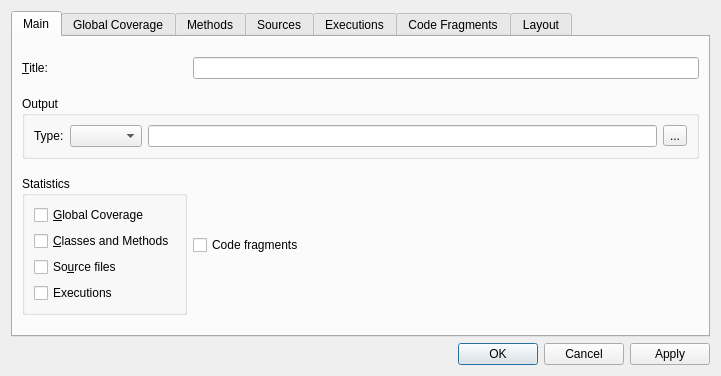
<?xml version="1.0" encoding="UTF-8"?>
<ui version="4.0">
 <class>WHTMLReportUI</class>
 <widget class="QDialog" name="WHTMLReportUI">
  <property name="geometry">
   <rect>
    <x>0</x>
    <y>0</y>
    <width>721</width>
    <height>376</height>
   </rect>
  </property>
  <property name="windowTitle">
   <string>Dialog</string>
  </property>
  <layout class="QVBoxLayout">
   <item>
    <widget class="QTabWidget" name="tabs_p">
     <property name="currentIndex">
      <number>0</number>
     </property>
     <widget class="QWidget" name="tab_main">
      <attribute name="title">
       <string>Main</string>
      </attribute>
      <layout class="QGridLayout" name="gridLayout">
       <item row="0" column="0">
        <widget class="QLabel" name="label_2">
         <property name="text">
          <string>&amp;Title:</string>
         </property>
         <property name="buddy">
          <cstring>title_p</cstring>
         </property>
        </widget>
       </item>
       <item row="0" column="1">
        <widget class="QLineEdit" name="title_p"/>
       </item>
       <item row="1" column="0" colspan="2">
        <widget class="QGroupBox" name="groupBox_8">
         <property name="sizePolicy">
          <sizepolicy hsizetype="Preferred" vsizetype="Maximum">
           <horstretch>0</horstretch>
           <verstretch>0</verstretch>
          </sizepolicy>
         </property>
         <property name="title">
          <string>Output</string>
         </property>
         <layout class="QHBoxLayout" name="horizontalLayout">
          <item>
           <widget class="QLabel" name="label">
            <property name="text">
             <string>Type:</string>
            </property>
           </widget>
          </item>
          <item>
           <widget class="QComboBox" name="file_type_p"/>
          </item>
          <item>
           <widget class="QLineEdit" name="file_p"/>
          </item>
          <item>
           <widget class="QToolButton" name="file_browse_p">
            <property name="text">
             <string>...</string>
            </property>
           </widget>
          </item>
         </layout>
        </widget>
       </item>
       <item row="2" column="0">
        <widget class="QGroupBox" name="groupBox">
         <property name="title">
          <string>Statistics</string>
         </property>
         <layout class="QVBoxLayout">
          <item>
           <widget class="QCheckBox" name="statistic_global_coverage_p">
            <property name="text">
             <string>&amp;Global Coverage</string>
            </property>
           </widget>
          </item>
          <item>
           <widget class="QCheckBox" name="statistic_method_p">
            <property name="text">
             <string>&amp;Classes and Methods</string>
            </property>
           </widget>
          </item>
          <item>
           <widget class="QCheckBox" name="statistic_sources_p">
            <property name="text">
             <string>So&amp;urce files</string>
            </property>
           </widget>
          </item>
          <item>
           <widget class="QCheckBox" name="statistic_executions_p">
            <property name="text">
             <string>Executions</string>
            </property>
           </widget>
          </item>
         </layout>
        </widget>
       </item>
       <item row="2" column="1">
        <widget class="QCheckBox" name="code_fragments_p">
         <property name="text">
          <string>Code fragments</string>
         </property>
        </widget>
       </item>
      </layout>
     </widget>
     <widget class="QWidget" name="tab_global_coverage">
      <attribute name="title">
       <string>Global Coverage</string>
      </attribute>
      <layout class="QGridLayout">
       <item row="0" column="0">
        <widget class="QLabel" name="label_8">
         <property name="text">
          <string>&amp;Level:</string>
         </property>
         <property name="buddy">
          <cstring>executions_level_p</cstring>
         </property>
        </widget>
       </item>
       <item row="0" column="1">
        <widget class="QSpinBox" name="global_coverage_level_p">
         <property name="minimum">
          <number>1</number>
         </property>
         <property name="maximum">
          <number>999999</number>
         </property>
        </widget>
       </item>
       <item row="0" column="2">
        <widget class="QGroupBox" name="global_coverage_level_output_p">
         <property name="title">
          <string>Output</string>
         </property>
         <layout class="QGridLayout">
          <item row="0" column="0" colspan="2">
           <widget class="QRadioButton" name="global_coverage_output_all_level_p">
            <property name="text">
             <string>Statistics for each &amp;intermediary level</string>
            </property>
           </widget>
          </item>
          <item row="1" column="0" colspan="2">
           <widget class="QRadioButton" name="global_coverage_output_selected_level_p">
            <property name="text">
             <string>Statistics for the selected level only</string>
            </property>
            <property name="checked">
             <bool>true</bool>
            </property>
           </widget>
          </item>
          <item row="2" column="0" colspan="2">
           <widget class="QRadioButton" name="global_coverage_output_selected_level_and_level_1_p">
            <property name="text">
             <string>Statistics for the selected level and the level 1</string>
            </property>
           </widget>
          </item>
          <item row="3" column="0">
           <widget class="QLabel" name="label_18">
            <property name="text">
             <string>Maximum number of intermediate levels:</string>
            </property>
            <property name="buddy">
             <cstring>methods_max_intermediate_levels_p</cstring>
            </property>
           </widget>
          </item>
          <item row="3" column="1">
           <widget class="QSpinBox" name="global_coverage_max_intermediate_levels_p">
            <property name="minimum">
             <number>1</number>
            </property>
           </widget>
          </item>
         </layout>
        </widget>
       </item>
       <item row="1" column="0" colspan="3">
        <widget class="QGroupBox" name="global_coverage_watermarks_p">
         <property name="title">
          <string>Watermarks</string>
         </property>
         <layout class="QGridLayout">
          <item row="0" column="0">
           <widget class="QLabel" name="textLabel1_2_2">
            <property name="text">
             <string>&lt;font color=&quot;#ff8000&quot;&gt;Medium&lt;/font&gt;/&lt;font color=&quot;#00ff00&quot;&gt;High&lt;/font&gt; Coverage Level:</string>
            </property>
            <property name="alignment">
             <set>Qt::AlignVCenter</set>
            </property>
           </widget>
          </item>
          <item row="0" column="1">
           <widget class="QDoubleSpinBox" name="global_coverage_watermark_medium_level_p">
            <property name="sizePolicy">
             <sizepolicy hsizetype="Maximum" vsizetype="Fixed">
              <horstretch>0</horstretch>
              <verstretch>0</verstretch>
             </sizepolicy>
            </property>
            <property name="suffix">
             <string>%</string>
            </property>
            <property name="maximum">
             <double>100.000000000000000</double>
            </property>
           </widget>
          </item>
          <item row="1" column="0">
           <widget class="QLabel" name="textLabel1_2">
            <property name="text">
             <string>&lt;font color=&quot;#ff0000&quot;&gt;Low&lt;/font&gt;/&lt;font color=&quot;#ff8000&quot;&gt;Medium&lt;/font&gt; Coverage Level:</string>
            </property>
            <property name="alignment">
             <set>Qt::AlignVCenter</set>
            </property>
           </widget>
          </item>
          <item row="1" column="1">
           <widget class="QDoubleSpinBox" name="global_coverage_watermark_low_level_p">
            <property name="sizePolicy">
             <sizepolicy hsizetype="Maximum" vsizetype="Fixed">
              <horstretch>0</horstretch>
              <verstretch>0</verstretch>
             </sizepolicy>
            </property>
            <property name="suffix">
             <string>%</string>
            </property>
            <property name="maximum">
             <double>100.000000000000000</double>
            </property>
           </widget>
          </item>
         </layout>
        </widget>
       </item>
      </layout>
     </widget>
     <widget class="QWidget" name="tab_methods">
      <attribute name="title">
       <string>Methods</string>
      </attribute>
      <layout class="QGridLayout">
       <item row="0" column="0">
        <widget class="QLabel" name="label_7">
         <property name="text">
          <string>&amp;Level:</string>
         </property>
         <property name="buddy">
          <cstring>executions_level_p</cstring>
         </property>
        </widget>
       </item>
       <item row="0" column="1">
        <widget class="QSpinBox" name="methods_level_p">
         <property name="minimum">
          <number>1</number>
         </property>
         <property name="maximum">
          <number>999999</number>
         </property>
        </widget>
       </item>
       <item row="0" column="2" colspan="2">
        <widget class="QGroupBox" name="methods_level_output_p">
         <property name="title">
          <string>Output</string>
         </property>
         <layout class="QGridLayout">
          <item row="0" column="0" colspan="2">
           <widget class="QRadioButton" name="methods_output_all_level_p">
            <property name="text">
             <string>Statistics for each &amp;intermediary level</string>
            </property>
           </widget>
          </item>
          <item row="1" column="0" colspan="2">
           <widget class="QRadioButton" name="methods_output_selected_level_p">
            <property name="text">
             <string>Statistics for the selected level only</string>
            </property>
            <property name="checked">
             <bool>true</bool>
            </property>
           </widget>
          </item>
          <item row="2" column="0" colspan="2">
           <widget class="QRadioButton" name="methods_output_selected_level_and_level_1_p">
            <property name="text">
             <string>Statistics for the selected level and the level 1</string>
            </property>
           </widget>
          </item>
          <item row="3" column="0">
           <widget class="QLabel" name="label_15">
            <property name="text">
             <string>Maximum number of intermediate levels:</string>
            </property>
            <property name="buddy">
             <cstring>methods_max_intermediate_levels_p</cstring>
            </property>
           </widget>
          </item>
          <item row="3" column="1">
           <widget class="QSpinBox" name="methods_max_intermediate_levels_p">
            <property name="minimum">
             <number>1</number>
            </property>
           </widget>
          </item>
         </layout>
        </widget>
       </item>
       <item row="1" column="0" colspan="2">
        <widget class="QGroupBox" name="groupBox_2">
         <property name="title">
          <string>Exclude Filter</string>
         </property>
         <layout class="QGridLayout">
          <item row="0" column="0" colspan="2">
           <widget class="QCheckBox" name="methods_filter_active_p">
            <property name="text">
             <string>Active</string>
            </property>
           </widget>
          </item>
          <item row="1" column="0">
           <widget class="QLabel" name="label_9">
            <property name="text">
             <string>&amp;Min:</string>
            </property>
            <property name="buddy">
             <cstring>methods_filter_min_p</cstring>
            </property>
           </widget>
          </item>
          <item row="1" column="1">
           <widget class="QDoubleSpinBox" name="methods_filter_min_p">
            <property name="enabled">
             <bool>false</bool>
            </property>
            <property name="sizePolicy">
             <sizepolicy hsizetype="MinimumExpanding" vsizetype="Fixed">
              <horstretch>0</horstretch>
              <verstretch>0</verstretch>
             </sizepolicy>
            </property>
            <property name="maximum">
             <double>100.000000000000000</double>
            </property>
           </widget>
          </item>
          <item row="2" column="0">
           <widget class="QLabel" name="label_10">
            <property name="text">
             <string>&amp;Max:</string>
            </property>
            <property name="buddy">
             <cstring>methods_filter_max_p</cstring>
            </property>
           </widget>
          </item>
          <item row="2" column="1">
           <widget class="QDoubleSpinBox" name="methods_filter_max_p">
            <property name="enabled">
             <bool>false</bool>
            </property>
            <property name="sizePolicy">
             <sizepolicy hsizetype="MinimumExpanding" vsizetype="Fixed">
              <horstretch>0</horstretch>
              <verstretch>0</verstretch>
             </sizepolicy>
            </property>
            <property name="maximum">
             <double>100.000000000000000</double>
            </property>
           </widget>
          </item>
         </layout>
        </widget>
       </item>
       <item row="1" column="2">
        <widget class="QGroupBox" name="methods_watermarks_p">
         <property name="title">
          <string>Watermarks</string>
         </property>
         <layout class="QGridLayout">
          <item row="0" column="0">
           <widget class="QLabel" name="textLabel1_2_3">
            <property name="text">
             <string>&lt;font color=&quot;#ff8000&quot;&gt;Medium&lt;/font&gt;/&lt;font color=&quot;#00ff00&quot;&gt;High&lt;/font&gt; Coverage Level:</string>
            </property>
            <property name="alignment">
             <set>Qt::AlignVCenter</set>
            </property>
           </widget>
          </item>
          <item row="0" column="1">
           <widget class="QDoubleSpinBox" name="methods_watermark_medium_level_p">
            <property name="sizePolicy">
             <sizepolicy hsizetype="Maximum" vsizetype="Fixed">
              <horstretch>0</horstretch>
              <verstretch>0</verstretch>
             </sizepolicy>
            </property>
            <property name="suffix">
             <string>%</string>
            </property>
            <property name="maximum">
             <double>100.000000000000000</double>
            </property>
           </widget>
          </item>
          <item row="1" column="0">
           <widget class="QLabel" name="textLabel1_3">
            <property name="text">
             <string>&lt;font color=&quot;#ff0000&quot;&gt;Low&lt;/font&gt;/&lt;font color=&quot;#ff8000&quot;&gt;Medium&lt;/font&gt; Coverage Level:</string>
            </property>
            <property name="alignment">
             <set>Qt::AlignVCenter</set>
            </property>
           </widget>
          </item>
          <item row="1" column="1">
           <widget class="QDoubleSpinBox" name="methods_watermark_low_level_p">
            <property name="sizePolicy">
             <sizepolicy hsizetype="Maximum" vsizetype="Fixed">
              <horstretch>0</horstretch>
              <verstretch>0</verstretch>
             </sizepolicy>
            </property>
            <property name="suffix">
             <string>%</string>
            </property>
            <property name="maximum">
             <double>100.000000000000000</double>
            </property>
           </widget>
          </item>
         </layout>
        </widget>
       </item>
       <item row="1" column="3">
        <widget class="QGroupBox" name="groupBox_3">
         <property name="title">
          <string>Sorting</string>
         </property>
         <layout class="QVBoxLayout">
          <item>
           <widget class="QRadioButton" name="methods_sorting_coverage_p">
            <property name="text">
             <string>Coverage</string>
            </property>
            <property name="checked">
             <bool>true</bool>
            </property>
           </widget>
          </item>
          <item>
           <widget class="QRadioButton" name="methods_sorting_name_p">
            <property name="text">
             <string>Name</string>
            </property>
           </widget>
          </item>
         </layout>
        </widget>
       </item>
      </layout>
     </widget>
     <widget class="QWidget" name="tab_sources">
      <attribute name="title">
       <string>Sources</string>
      </attribute>
      <layout class="QGridLayout">
       <item row="0" column="0">
        <widget class="QLabel" name="label_6">
         <property name="text">
          <string>&amp;Level:</string>
         </property>
         <property name="buddy">
          <cstring>executions_level_p</cstring>
         </property>
        </widget>
       </item>
       <item row="0" column="1">
        <widget class="QSpinBox" name="sources_level_p">
         <property name="minimum">
          <number>1</number>
         </property>
         <property name="maximum">
          <number>999999</number>
         </property>
        </widget>
       </item>
       <item row="0" column="2" colspan="2">
        <widget class="QGroupBox" name="sources_level_output_p">
         <property name="title">
          <string>Output</string>
         </property>
         <layout class="QGridLayout">
          <item row="0" column="0" colspan="2">
           <widget class="QRadioButton" name="sources_output_all_level_p">
            <property name="text">
             <string>Statistics for each &amp;intermediary level</string>
            </property>
           </widget>
          </item>
          <item row="1" column="0" colspan="2">
           <widget class="QRadioButton" name="sources_output_selected_level_p">
            <property name="text">
             <string>Statistics for the selected level only</string>
            </property>
            <property name="checked">
             <bool>true</bool>
            </property>
           </widget>
          </item>
          <item row="2" column="0" colspan="2">
           <widget class="QRadioButton" name="sources_output_selected_level_and_level_1_p">
            <property name="text">
             <string>Statistics for the selected level and the level 1</string>
            </property>
           </widget>
          </item>
          <item row="3" column="0">
           <widget class="QLabel" name="label_16">
            <property name="text">
             <string>Maximum number of intermediate levels:</string>
            </property>
            <property name="buddy">
             <cstring>methods_max_intermediate_levels_p</cstring>
            </property>
           </widget>
          </item>
          <item row="3" column="1">
           <widget class="QSpinBox" name="sources_max_intermediate_levels_p">
            <property name="minimum">
             <number>1</number>
            </property>
           </widget>
          </item>
         </layout>
        </widget>
       </item>
       <item row="1" column="0" colspan="2">
        <widget class="QGroupBox" name="groupBox_5">
         <property name="title">
          <string>Exclude Filter</string>
         </property>
         <layout class="QGridLayout">
          <item row="0" column="0" colspan="2">
           <widget class="QCheckBox" name="sources_filter_active_p">
            <property name="text">
             <string>Active</string>
            </property>
           </widget>
          </item>
          <item row="1" column="0">
           <widget class="QLabel" name="label_11">
            <property name="text">
             <string>&amp;Min:</string>
            </property>
            <property name="buddy">
             <cstring>methods_filter_min_p</cstring>
            </property>
           </widget>
          </item>
          <item row="1" column="1">
           <widget class="QDoubleSpinBox" name="sources_filter_min_p">
            <property name="enabled">
             <bool>false</bool>
            </property>
            <property name="sizePolicy">
             <sizepolicy hsizetype="MinimumExpanding" vsizetype="Fixed">
              <horstretch>0</horstretch>
              <verstretch>0</verstretch>
             </sizepolicy>
            </property>
            <property name="maximum">
             <double>100.000000000000000</double>
            </property>
           </widget>
          </item>
          <item row="2" column="0">
           <widget class="QLabel" name="label_12">
            <property name="text">
             <string>&amp;Max:</string>
            </property>
            <property name="buddy">
             <cstring>methods_filter_max_p</cstring>
            </property>
           </widget>
          </item>
          <item row="2" column="1">
           <widget class="QDoubleSpinBox" name="sources_filter_max_p">
            <property name="enabled">
             <bool>false</bool>
            </property>
            <property name="sizePolicy">
             <sizepolicy hsizetype="MinimumExpanding" vsizetype="Fixed">
              <horstretch>0</horstretch>
              <verstretch>0</verstretch>
             </sizepolicy>
            </property>
            <property name="maximum">
             <double>100.000000000000000</double>
            </property>
           </widget>
          </item>
         </layout>
        </widget>
       </item>
       <item row="1" column="2">
        <widget class="QGroupBox" name="sources_watermarks_p">
         <property name="title">
          <string>Watermarks</string>
         </property>
         <layout class="QGridLayout">
          <item row="0" column="0">
           <widget class="QLabel" name="textLabel1_2_5">
            <property name="text">
             <string>&lt;font color=&quot;#ff8000&quot;&gt;Medium&lt;/font&gt;/&lt;font color=&quot;#00ff00&quot;&gt;High&lt;/font&gt; Coverage Level:</string>
            </property>
            <property name="alignment">
             <set>Qt::AlignVCenter</set>
            </property>
           </widget>
          </item>
          <item row="0" column="1">
           <widget class="QDoubleSpinBox" name="sources_watermark_medium_level_p">
            <property name="sizePolicy">
             <sizepolicy hsizetype="Maximum" vsizetype="Fixed">
              <horstretch>0</horstretch>
              <verstretch>0</verstretch>
             </sizepolicy>
            </property>
            <property name="suffix">
             <string>%</string>
            </property>
            <property name="maximum">
             <double>100.000000000000000</double>
            </property>
           </widget>
          </item>
          <item row="1" column="0">
           <widget class="QLabel" name="textLabel1_5">
            <property name="text">
             <string>&lt;font color=&quot;#ff0000&quot;&gt;Low&lt;/font&gt;/&lt;font color=&quot;#ff8000&quot;&gt;Medium&lt;/font&gt; Coverage Level:</string>
            </property>
            <property name="alignment">
             <set>Qt::AlignVCenter</set>
            </property>
           </widget>
          </item>
          <item row="1" column="1">
           <widget class="QDoubleSpinBox" name="sources_watermark_low_level_p">
            <property name="sizePolicy">
             <sizepolicy hsizetype="Maximum" vsizetype="Fixed">
              <horstretch>0</horstretch>
              <verstretch>0</verstretch>
             </sizepolicy>
            </property>
            <property name="suffix">
             <string>%</string>
            </property>
            <property name="maximum">
             <double>100.000000000000000</double>
            </property>
           </widget>
          </item>
         </layout>
        </widget>
       </item>
       <item row="1" column="3">
        <widget class="QGroupBox" name="groupBox_4">
         <property name="title">
          <string>Sorting</string>
         </property>
         <layout class="QVBoxLayout">
          <item>
           <widget class="QRadioButton" name="sources_sorting_coverage_p">
            <property name="text">
             <string>Coverage</string>
            </property>
            <property name="checked">
             <bool>true</bool>
            </property>
           </widget>
          </item>
          <item>
           <widget class="QRadioButton" name="sources_sorting_name_p">
            <property name="text">
             <string>Name</string>
            </property>
           </widget>
          </item>
         </layout>
        </widget>
       </item>
      </layout>
     </widget>
     <widget class="QWidget" name="tab_executions">
      <attribute name="title">
       <string>Executions</string>
      </attribute>
      <layout class="QGridLayout">
       <item row="0" column="0">
        <widget class="QLabel" name="label_5">
         <property name="text">
          <string>&amp;Level:</string>
         </property>
         <property name="buddy">
          <cstring>executions_level_p</cstring>
         </property>
        </widget>
       </item>
       <item row="0" column="1" colspan="2">
        <widget class="QSpinBox" name="executions_level_p">
         <property name="minimum">
          <number>1</number>
         </property>
         <property name="maximum">
          <number>999999</number>
         </property>
        </widget>
       </item>
       <item row="0" column="3" colspan="2">
        <widget class="QGroupBox" name="executions_level_output_p">
         <property name="title">
          <string>Output</string>
         </property>
         <layout class="QGridLayout">
          <item row="0" column="0" colspan="2">
           <widget class="QRadioButton" name="executions_output_all_level_p">
            <property name="text">
             <string>Statistics for each &amp;intermediary level</string>
            </property>
           </widget>
          </item>
          <item row="1" column="0" colspan="2">
           <widget class="QRadioButton" name="executions_output_selected_level_p">
            <property name="text">
             <string>Statistics for the selected level only</string>
            </property>
            <property name="checked">
             <bool>true</bool>
            </property>
           </widget>
          </item>
          <item row="2" column="0" colspan="2">
           <widget class="QRadioButton" name="executions_output_selected_level_and_level_1_p">
            <property name="text">
             <string>Statistics for the selected level and the level 1</string>
            </property>
           </widget>
          </item>
          <item row="3" column="1" colspan="2">
           <widget class="QSpinBox" name="executions_max_intermediate_levels_p">
            <property name="minimum">
             <number>1</number>
            </property>
           </widget>
          </item>
          <item row="3" column="0">
           <widget class="QLabel" name="label_17">
            <property name="text">
             <string>Maximum number of intermediate levels:</string>
            </property>
            <property name="buddy">
             <cstring>methods_max_intermediate_levels_p</cstring>
            </property>
           </widget>
          </item>
         </layout>
        </widget>
       </item>
       <item row="1" column="0" colspan="2">
        <widget class="QGroupBox" name="groupBox_6">
         <property name="title">
          <string>Exclude Filter</string>
         </property>
         <layout class="QGridLayout">
          <item row="0" column="0" colspan="2">
           <widget class="QCheckBox" name="executions_filter_active_p">
            <property name="text">
             <string>Active</string>
            </property>
           </widget>
          </item>
          <item row="1" column="0">
           <widget class="QLabel" name="label_13">
            <property name="text">
             <string>&amp;Min:</string>
            </property>
            <property name="buddy">
             <cstring>methods_filter_min_p</cstring>
            </property>
           </widget>
          </item>
          <item row="1" column="1">
           <widget class="QDoubleSpinBox" name="executions_filter_min_p">
            <property name="enabled">
             <bool>false</bool>
            </property>
            <property name="sizePolicy">
             <sizepolicy hsizetype="MinimumExpanding" vsizetype="Fixed">
              <horstretch>0</horstretch>
              <verstretch>0</verstretch>
             </sizepolicy>
            </property>
            <property name="maximum">
             <double>100.000000000000000</double>
            </property>
           </widget>
          </item>
          <item row="2" column="0">
           <widget class="QLabel" name="label_14">
            <property name="text">
             <string>&amp;Max:</string>
            </property>
            <property name="buddy">
             <cstring>methods_filter_max_p</cstring>
            </property>
           </widget>
          </item>
          <item row="2" column="1">
           <widget class="QDoubleSpinBox" name="executions_filter_max_p">
            <property name="enabled">
             <bool>false</bool>
            </property>
            <property name="sizePolicy">
             <sizepolicy hsizetype="MinimumExpanding" vsizetype="Fixed">
              <horstretch>0</horstretch>
              <verstretch>0</verstretch>
             </sizepolicy>
            </property>
            <property name="maximum">
             <double>100.000000000000000</double>
            </property>
           </widget>
          </item>
         </layout>
        </widget>
       </item>
       <item row="1" column="2" colspan="2">
        <widget class="QGroupBox" name="executions_watermarks_p">
         <property name="title">
          <string>Watermarks</string>
         </property>
         <layout class="QGridLayout">
          <item row="0" column="0">
           <widget class="QLabel" name="textLabel1_2_4">
            <property name="text">
             <string>&lt;font color=&quot;#ff8000&quot;&gt;Medium&lt;/font&gt;/&lt;font color=&quot;#00ff00&quot;&gt;High&lt;/font&gt; Coverage Level:</string>
            </property>
            <property name="alignment">
             <set>Qt::AlignVCenter</set>
            </property>
           </widget>
          </item>
          <item row="0" column="1">
           <widget class="QDoubleSpinBox" name="executions_watermark_medium_level_p">
            <property name="sizePolicy">
             <sizepolicy hsizetype="Maximum" vsizetype="Fixed">
              <horstretch>0</horstretch>
              <verstretch>0</verstretch>
             </sizepolicy>
            </property>
            <property name="suffix">
             <string>%</string>
            </property>
            <property name="maximum">
             <double>100.000000000000000</double>
            </property>
           </widget>
          </item>
          <item row="1" column="0">
           <widget class="QLabel" name="textLabel1_4">
            <property name="text">
             <string>&lt;font color=&quot;#ff0000&quot;&gt;Low&lt;/font&gt;/&lt;font color=&quot;#ff8000&quot;&gt;Medium&lt;/font&gt; Coverage Level:</string>
            </property>
            <property name="alignment">
             <set>Qt::AlignVCenter</set>
            </property>
           </widget>
          </item>
          <item row="1" column="1">
           <widget class="QDoubleSpinBox" name="executions_watermark_low_level_p">
            <property name="sizePolicy">
             <sizepolicy hsizetype="Maximum" vsizetype="Fixed">
              <horstretch>0</horstretch>
              <verstretch>0</verstretch>
             </sizepolicy>
            </property>
            <property name="suffix">
             <string>%</string>
            </property>
            <property name="maximum">
             <double>100.000000000000000</double>
            </property>
           </widget>
          </item>
         </layout>
        </widget>
       </item>
       <item row="1" column="4">
        <widget class="QGroupBox" name="groupBox_7">
         <property name="title">
          <string>Sorting</string>
         </property>
         <layout class="QVBoxLayout">
          <item>
           <widget class="QRadioButton" name="executions_sorting_coverage_p">
            <property name="text">
             <string>Coverage</string>
            </property>
            <property name="checked">
             <bool>true</bool>
            </property>
           </widget>
          </item>
          <item>
           <widget class="QRadioButton" name="executions_sorting_name_p">
            <property name="text">
             <string>Name</string>
            </property>
           </widget>
          </item>
         </layout>
        </widget>
       </item>
      </layout>
     </widget>
     <widget class="QWidget" name="tab_code_fragments">
      <attribute name="title">
       <string>Code Fragments</string>
      </attribute>
      <layout class="QGridLayout">
       <item row="0" column="0">
        <widget class="QCheckBox" name="code_fragments_manually_validated_p">
         <property name="text">
          <string>Manually validated code</string>
         </property>
        </widget>
       </item>
       <item row="1" column="0">
        <widget class="QCheckBox" name="code_fragments_unexecuted_p">
         <property name="text">
          <string>Unexecuted code</string>
         </property>
        </widget>
       </item>
       <item row="2" column="0">
        <widget class="QCheckBox" name="code_fragments_executed_p">
         <property name="text">
          <string>Executed code</string>
         </property>
        </widget>
       </item>
      </layout>
     </widget>
     <widget class="QWidget" name="tab_layout">
      <attribute name="title">
       <string>Layout</string>
      </attribute>
      <layout class="QGridLayout">
       <item row="0" column="0">
        <widget class="QLabel" name="label_3">
         <property name="text">
          <string>&amp;CSS File:</string>
         </property>
         <property name="buddy">
          <cstring>css_file_p</cstring>
         </property>
        </widget>
       </item>
       <item row="0" column="1">
        <widget class="QLineEdit" name="css_file_p"/>
       </item>
       <item row="1" column="0">
        <widget class="QLabel" name="label_4">
         <property name="text">
          <string>&amp;Icon:</string>
         </property>
         <property name="buddy">
          <cstring>icon_p</cstring>
         </property>
        </widget>
       </item>
       <item row="1" column="1">
        <widget class="QLineEdit" name="icon_p"/>
       </item>
       <item row="2" column="0" colspan="2">
        <widget class="QCheckBox" name="toc_p">
         <property name="text">
          <string>Table of Contents</string>
         </property>
        </widget>
       </item>
       <item row="3" column="0" colspan="2">
        <widget class="QCheckBox" name="bargraph_p">
         <property name="text">
          <string>Bar graph</string>
         </property>
        </widget>
       </item>
      </layout>
     </widget>
    </widget>
   </item>
   <item>
    <widget class="QDialogButtonBox" name="buttons_p">
     <property name="orientation">
      <enum>Qt::Horizontal</enum>
     </property>
     <property name="standardButtons">
      <set>QDialogButtonBox::Apply|QDialogButtonBox::Cancel|QDialogButtonBox::Ok</set>
     </property>
    </widget>
   </item>
  </layout>
 </widget>
 <resources/>
 <connections>
  <connection>
   <sender>buttons_p</sender>
   <signal>accepted()</signal>
   <receiver>WHTMLReportUI</receiver>
   <slot>accept()</slot>
   <hints>
    <hint type="sourcelabel">
     <x>275</x>
     <y>390</y>
    </hint>
    <hint type="destinationlabel">
     <x>157</x>
     <y>274</y>
    </hint>
   </hints>
  </connection>
  <connection>
   <sender>buttons_p</sender>
   <signal>rejected()</signal>
   <receiver>WHTMLReportUI</receiver>
   <slot>reject()</slot>
   <hints>
    <hint type="sourcelabel">
     <x>343</x>
     <y>390</y>
    </hint>
    <hint type="destinationlabel">
     <x>286</x>
     <y>274</y>
    </hint>
   </hints>
  </connection>
 </connections>
</ui>
